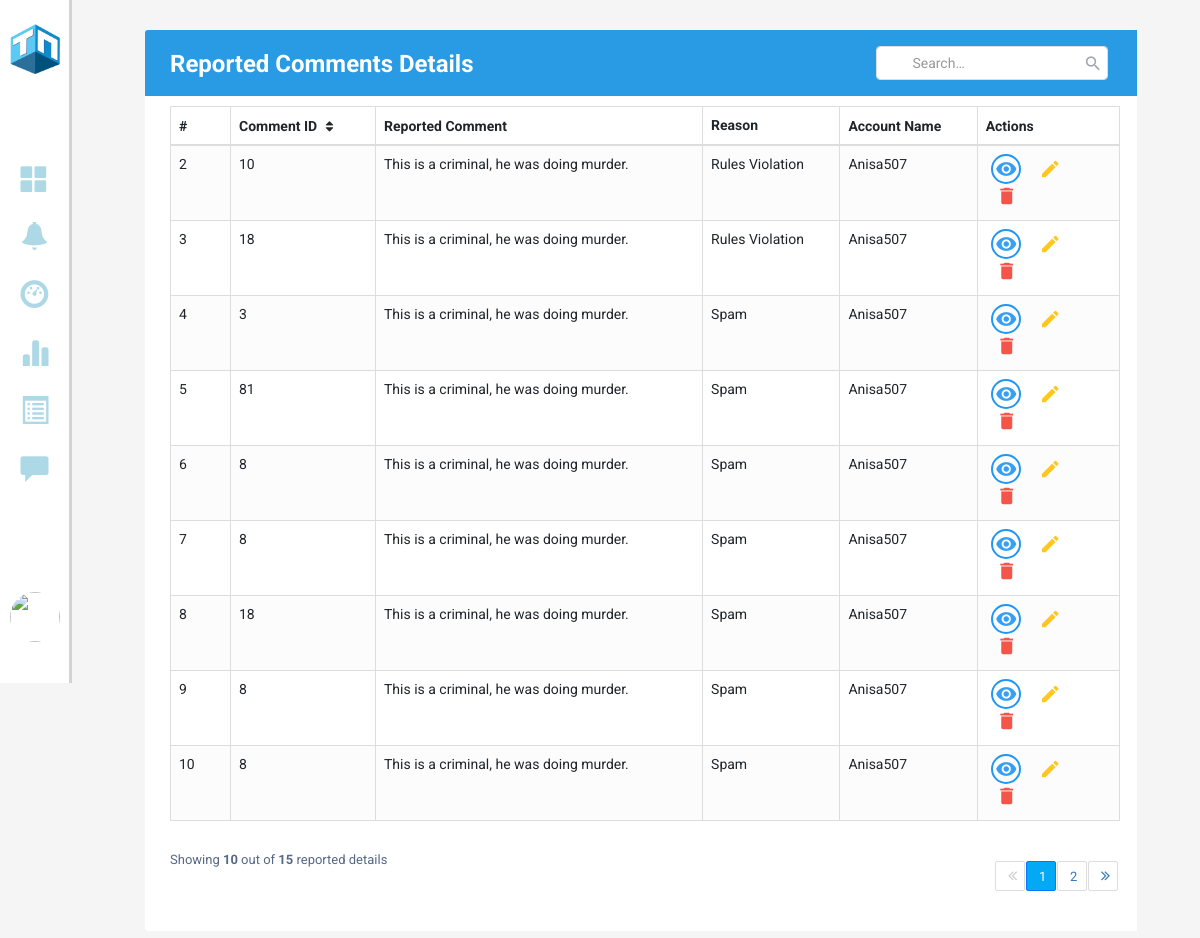
Page /reportedComments on the earlier database version.
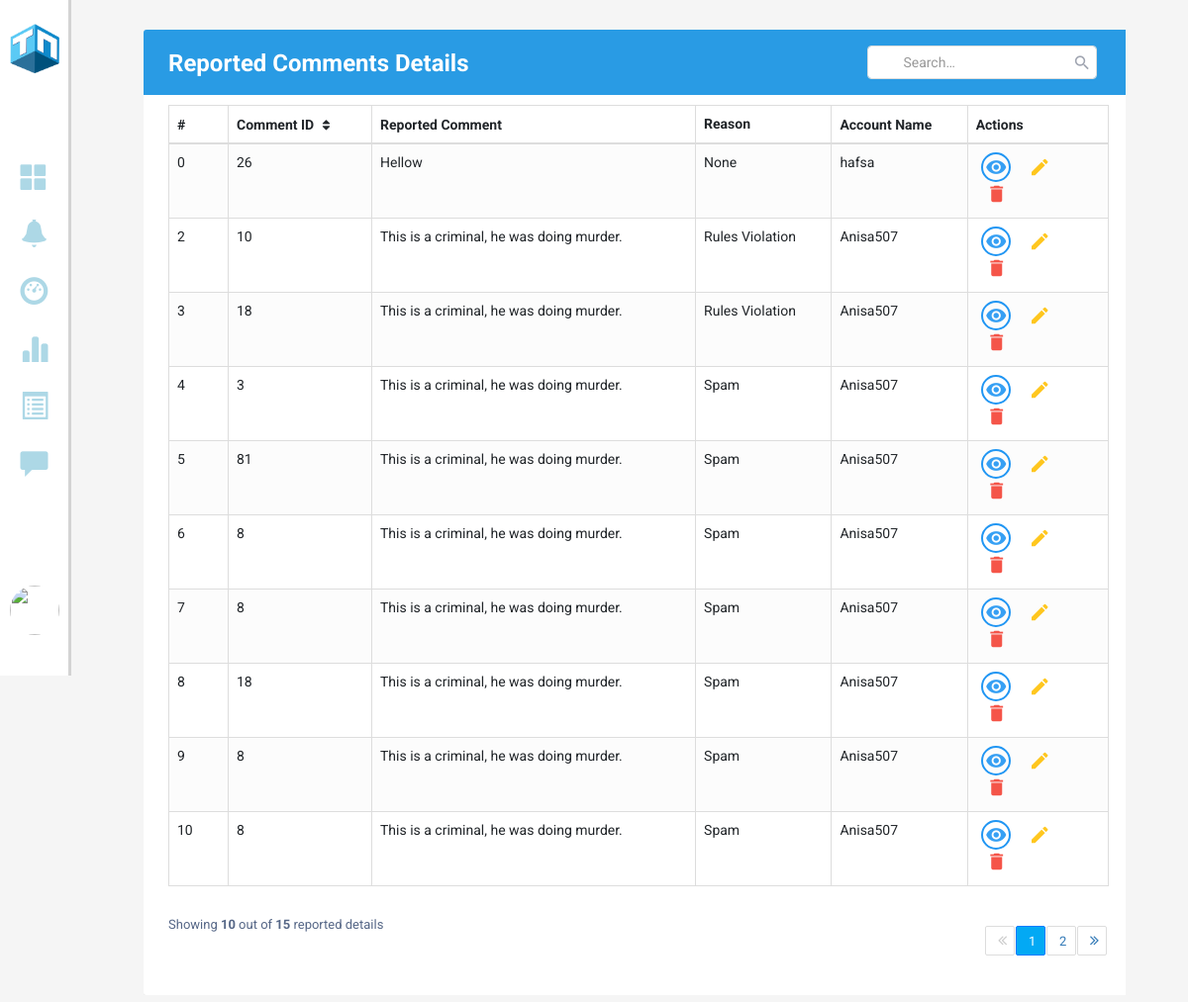
Same page on the later database version.
### models.py (models this page shows)
class Reports(db.Model):
    id = Column(Integer, primary_key = True)
    reporter_id = Column(Integer, ForeignKey('users.id'), nullable=False)
    post_id = Column(Integer, ForeignKey('posts.id'), nullable=False)
    reason = Column(String, nullable=True)
    created_at = Column(DateTime, server_default = func.now(), nullable=False)

class Posts(db.Model):
    id = Column(Integer, primary_key = True)
    poster_id = Column(Integer, ForeignKey('users.id'), nullable=False)
    type_id = Column(Integer, ForeignKey('types.id'), nullable=False)
    description = Column(String, nullable=False)
    created_at = Column(DateTime, server_default = func.now(), nullable=False)
    updated_at = Column(DateTime, server_default = func.now(), server_onupdate = func.now(), nullable=False)
    article = db.relationship('News', backref=backref('article'), cascade = 'all, delete')
    post = db.relationship('Reports', backref=backref('post'), cascade = 'all, delete')
    comment_post = db.relationship('Comments', backref=backref('comment_post'), cascade = 'all, delete')

class Users(db.Model, UserMixin):
    id = db.Column(db.Integer,  primary_key = True, nullable = False)
    email = Column(String, nullable=False, unique = True)
    username = Column(String, nullable=False)
    role = Column(String, nullable=False)
    password = Column(String, nullable=False)
    profile_pic = Column(BLOB, nullable=False)
    mimetype = Column(String, nullable=False)
    status = Column(Boolean, nullable=False)
    created_at = Column(DateTime, server_default = func.now(), nullable=False)
    updated_at = Column(DateTime, server_default = func.now(), server_onupdate = func.now(), nullable=False)
    poster = db.relationship('Posts', backref=backref('poster'), cascade = 'all, delete')
    reporter = db.relationship('Reports', backref=backref('reporter'), cascade = 'all, delete')
    bookmarker = db.relationship('Bookmarks', backref=backref('bookmarker'), cascade = 'all, delete')
    notifier = db.relationship('Notifications', backref=backref('notifier'), cascade = 'all, delete')

### app.py (the view)
@app.route("/reportedComments")
def reported_comments():
    reports = Reports.query.order_by(Reports.id.desc()).all()
    reported_comments = []
    for report in reports:
        if report.post.type.name == 'comment':
            reported_comments.append(report)
    return render_template("ReportedComments.html", comments = reported_comments, edit = False)

### templates/ReportedComments.html (shortened to what the changed rows need)
<!DOCTYPE html>
<html lang="en">
<head>
    <link rel="stylesheet" type="text/css" href="/static/style.css">
    <link rel="stylesheet" href="https://stackpath.bootstrapcdn.com/bootstrap/4.5.0/css/bootstrap.min.css">
    <link rel="stylesheet" href="https://maxcdn.bootstrapcdn.com/font-awesome/4.7.0/css/font-awesome.min.css">
    <link rel="stylesheet" href="https://maxcdn.bootstrapcdn.com/bootstrap/3.4.1/css/bootstrap.min.css">
    <link rel="stylesheet" href="https://cdnjs.cloudflare.com/ajax/libs/font-awesome/4.7.0/css/font-awesome.min.css">
    <link rel="stylesheet" href="https://cdn.jsdelivr.net/npm/bootstrap@3.4.1/dist/css/bootstrap.min.css"
>
    <link rel="stylesheet" href="https://cdn.jsdelivr.net/npm/bootstrap@3.4.1/dist/css/bootstrap-theme.min.css"
>
</head>
<body>
    <section class="GContent" style="background-color: #f2f3f4">
        <div class="G1" style="width: 94%;">
            <div class="Gformat" style="width: 100%;">
                <div class="container-xl">
                    <div class="table-responsive">
                        <div class="table-wrapper">
                            <div class="table-title">
                                <div class="row">
                                    <div class="col-sm-8">
                                        <h2 style="color: white;">Reported Comments <b>Details</b></h2>
                                    </div>
                                </div>
                            </div>
                            <table class="table table-striped table-hover table-bordered">
                                <thead>
                                    <tr>
                                        <th>#</th>
                                        <th>Comment ID <i class="fa fa-sort"></i></th>
                                        <th>Reported Comment</th>
                                        <th>Reason</th>
                                        <th>Account Name</th>
                                        <th style="width: 15%;">Actions</th>
                                    </tr>
                                </thead>
                                <tbody>
                                    {% for comment in comments %}
                                    <tr>
                                        <td>{{ comments.index(comment) }}</td>
                                        <td>{{ comment.post.id }}</td>
                                        <td>{{ comment.post.description }}</textarea>
                                        </td>
                                        <td>{{ comment.reason}}</td>
                                        <td>{{ comment.post.poster.username }}</td>
                                        <td>
                                            <a href="{{ url_for('news_summary') }}" class="view" title="View Comment"
                                                data-toggle="tooltip"><i class="material-icons">&#xE417;</i></a>
                                            <a href="#" class="edit" title="Write Note" data-toggle="tooltip"><i
                                                    class="material-icons">&#xE254;</i></a>
                                            <a href="{{ url_for('delete_comment', post_id=comment.post.id) }}" class="delete" title="Delete Comment" data-toggle="tooltip"><i
                                                    class="material-icons">&#xE872;</i></a>
                                        </td>
                                    </tr>
                                    {% endfor %}
                                </tbody>
                            </table>
                        </div>
                    </div>
                </div>
            </div>
        </div>
    </section>
</body>
</html>

Differences in the rows shown:
added Reports: index "0", post.id "26", post.description "Hellow", reason "None", post.poster.username "hafsa"
